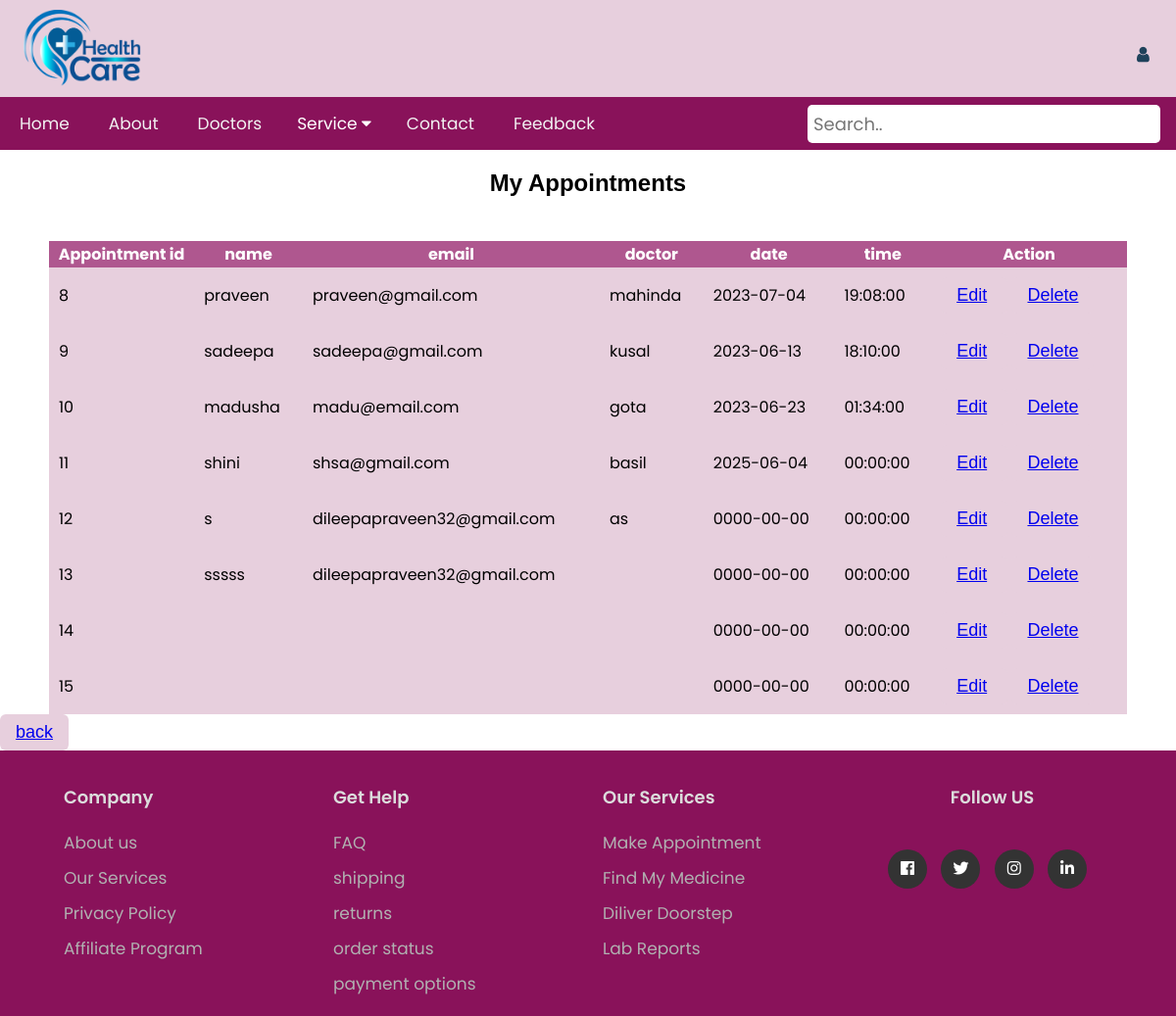
Page /PHP/viewAppointment.php on the committed database.
### tables this page shows
CREATE TABLE `appointment` (
  `appointment_ID` int(10) NOT NULL,
  `name` varchar(100) NOT NULL,
  `email` varchar(100) NOT NULL,
  `doctor` varchar(100) NOT NULL,
  `date` date NOT NULL,
  `time` time NOT NULL,
  `Patient_ID` int(45) NOT NULL,
  `Doctor_ID` int(11) DEFAULT NULL
);

### PHP/viewAppointment.php (the view, shortened to what this page needs)
<!DOCTYPE html>
<html lang="en">
<head>
    <link rel="stylesheet" href="../css/style.css">
    <link rel="stylesheet" href="https://use.fontawesome.com/releases/v5.3.1/css/all.css" >
    <link rel="stylesheet" href="https://cdnjs.cloudflare.com/ajax/libs/font-awesome/4.7.0/css/font-awesome.min.css">
</head>
<?php
include "includes/db_connection.php";
include_once 'header.php';
$sql = "SELECT * FROM appointment";
$result = $con->query($sql);
?>
<!DOCTYPE html>
<html lang="en">
<head>
    <link rel="stylesheet" href="../css/apointment.css">
</head>
<body>
    <div class="container">
    <h2 style="font-family: Arial, sans-serif; text-align: center;">My Appointments</h2><br>
        <table class="table-new" >
            <thead>
                 <tr>
                    <th>Appointment id</th>
                    <th>name</th>
                    <th>email</th>
                    <th>doctor</th>
                    <th>date</th>
                    <th>time</th>
                    <th>Action</th>
                </tr>
            </thead>
            <tbody>
                 <?php
            if ($result->num_rows > 0) {
                while ($row = $result->fetch_assoc()) {
        ?>
                    <tr>
                    <td><?php echo $row['appointment_ID']; ?></td>
                    <td><?php echo $row['name']; ?></td>
                    <td><?php echo $row['email']; ?></td>
                    <td><?php echo $row['doctor']; ?></td>
                    <td><?php echo $row['date']; ?></td>
                    <td><?php echo $row['time']; ?></td>
                    <td>
                        <div class="input-box">
                           <button> <a  href="updateAppointment.php?appointment_ID=<?php echo $row['appointment_ID']; ?>">Edit</a>&nbsp;</button>
                            <button> <a  href="deleteAppointment.php?appointment_ID=<?php echo $row['appointment_ID']; ?>">Delete</a></button>
                        </div>
                    </td>
                    </tr>
        <?php       }
            }
        ?>
            </tbody>
        </table>
    </div>
    <div class="input-box">
            <button type="button"><a href="appointment.php">back</a></button>
    </div>
    <?php
    include_once 'footer.php';
?>
</body>
</html>

### PHP/header.php (shortened to what this page needs)
<?php
$current_page = basename($_SERVER['PHP_SELF']);
function isPageActive($page, $current_page) {
    return ($page === $current_page) ? 'active' : '';
}
function isPageHover($page, $current_page) {
    return ($page === $current_page) ? 'active hover' : '';
}
?>
<body>
<div class="header">
  <a href="#default" class="logo">
    <div class="header-right">
      <?php
      if (isset($_SESSION['Patient_ID'])) {
          echo '<a href="includes/logout.inc.php"><i class="fa fa-fw fa-user"></i>Logout</a>';
        }
       else {
          echo '<a href="profile.php"><i class="fa fa-fw fa-user"></i></a>';
      }
      ?>
    </div>
    <img src="../images/logo.png" alt="Logo">
  </a>
</div>
<div class="topnav" id="myTopnav">
  <a href="index.php" class="<?php echo isPageActive('index.php', $current_page); ?>">Home</a>
  <a href="about.php" class="<?php echo isPageActive('about.php', $current_page); ?> <?php echo isPageHover('about.php', $current_page); ?>">About</a>
  <a href="#contact" class="<?php echo isPageActive('#', $current_page); ?> <?php echo isPageHover('#', $current_page); ?>">Doctors</a>
  <div class="dropdown">
    <button class="dropbtn">Service <i class="fa fa-caret-down"></i></button>
  </div>
  <a href="contact.php" class="<?php echo isPageActive('contact.php', $current_page); ?>">Contact</a>
  <a href="feedback.php" class="<?php echo isPageActive('feedback.php', $current_page); ?>">Feedback</a>
  <input id="searchbar1" type="text" placeholder="Search..">
</div>

### PHP/footer.php (shortened to what this page needs)
<footer class="footer">
    <div class="container">
      <div class="row">
        <div class="footer-col">
          <h4>Company</h4>
          <ul>
            <li><a href="#">About us</a></li>
            <li><a href="#">Our Services</a></li>
            <li><a href="#">Privacy Policy</a></li>
            <li><a href="#">Affiliate Program</a></li>
          </ul>
        </div>
        <div class="footer-col">
          <h4>Get Help</h4>
          <ul>
            <li><a href="#">FAQ</a></li>
            <li><a href="#">shipping</a></li>
            <li><a href="#">returns</a></li>
            <li><a href="#">order status</a></li>
            <li><a href="#">payment options</a></li>
          </ul>
        </div>
        <div class="footer-col">
          <h4>Our Services</h4>
          <ul>
            <li><a href="#">Make Appointment</a></li>
            <li><a href="#">Find My Medicine</a></li>
            <li><a href="#">Diliver Doorstep</a></li>
            <li><a href="#">Lab Reports</a></li>
          </ul>
        </div>
        <div class="footer-col">
          <div class="follow-us">
            <h4>Follow US</h4>
            <div class="social-links">
              <a href="#"><i class="fab fa-facebook-f"></i></a>
              <a href="#"><i class="fab fa-twitter"></i></a>
              <a href="#"><i class="fab fa-instagram"></i></a>
              <a href="#"><i class="fab fa-linkedin-in"></i></a>
            </div>
          </div>
        </div>
      </div>
    </div>
  </footer>
  </body>
  </html>

### css/style.css (style rules this page uses)
.header { overflow: hidden; background-color: #e7cfdd; font-family: 'Poppins'; }
.header i { margin-right: 10px; margin-top: 35px; }
.header img { float: left; width: 10%; height: 10%; margin: 10px 0px; }
.header a { float: left; color:#1f425b; text-align: center; padding: 12px; text-decoration: none; font-size: 18px; line-height: 25px; border-radius: 4px; font-family:'Poppins',sans-serif; }
.header a.logo { font-size: 25px; font-weight: bold; }
.header-right { float:right; }
#searchbar1 { border-radius: 5px; }
.topnav input[type=text] { float: right; padding: 6px; border: none; margin-top: 8px; margin-right: 16px; font-size: 18px; font-family:'Poppins',sans-serif; }
.topnav { background-color: #89125a; overflow: hidden; }
.topnav a { float: left; display: block; color: #f2f2f2; text-align: center; padding: 14px 20px; text-decoration: none; font-size: 17px; font-family:'Poppins',sans-serif; ; }
.dropdown { float: left; overflow: hidden; position: none; }
.dropdown .dropbtn { font-size: 17px; border: none; outline: none; color: white; padding: 14px 16px; background-color: inherit; font-family: 'Poppins'; margin: 0; font-family:'Poppins',sans-serif; }
body { margin: 0; padding: 0; font-family: 'Poppins'; }
* { box-sizing:content-box }
.footer { background-color: #89125a; padding: 10px 0; }
.container { max-width: 1100px; margin: 0 auto; padding: 0 20px; }
.row { display: flex; flex-wrap: wrap; justify-content: space-between; }
.footer-col { width: 25%; padding: 0 15px; margin-bottom: 30px; }
.footer-col h4 { color: #dcdcdc; font-size: 18px; font-weight: 600; margin-bottom: 20px; }
.footer-col ul { list-style-type: none; margin: 0; padding: 0; }
.footer-col ul li { margin-bottom: 10px; }
.footer-col ul li a { text-decoration:none; color: #b1b1b1; font-size: 17px; }
.social-links { margin-top: 20px; }
.social-links a { display: inline-block; height: 40px; width: 40px; background-color: #333; color: #fff; border-radius: 50%; text-align: center; line-height: 40px; margin-right: 10px; }
.row { flex-wrap: nowrap; }
.footer-col { flex-basis: 25%; margin-bottom: 0; }
.follow-us { display: flex; flex-direction: column; align-items: center; text-align: center; margin-top: 0px; }

### css/apointment.css (style rules this page uses)
.input-box button { color: #000000; font-size: 18px; outline: none; border: none; padding: 8px 16px; border-radius: 6px; background: #e7cfdd; transition: all 0.3s; display: inline-block; }
table { width: 100%; border-collapse: collapse; }
tbody { background: #e7cfdd; }
th { background: #af578f; color: #ffffff; font-weight: bold; }
tr:nth-child(even) { background: #e7cfdd; }
td { padding: 10px; }

### rows in the picture
appointment: appointment_ID "8", name "praveen", email "praveen@gmail.com", doctor "mahinda", date "2023-07-04", time "19:08:00"
appointment: appointment_ID "9", name "sadeepa", email "sadeepa@gmail.com", doctor "kusal", date "2023-06-13", time "18:10:00"
appointment: appointment_ID "10", name "madusha", email "madu@email.com", doctor "gota", date "2023-06-23", time "01:34:00"
appointment: appointment_ID "11", name "shini", email "shsa@gmail.com", doctor "basil", date "2025-06-04", time "00:00:00"
appointment: appointment_ID "12", name "s", email "dileepapraveen32@gmail.com", doctor "as", date "0000-00-00", time "00:00:00"
appointment: appointment_ID "13", name "sssss", email "dileepapraveen32@gmail.com", date "0000-00-00", time "00:00:00"
appointment: appointment_ID "14", date "0000-00-00", time "00:00:00"
appointment: appointment_ID "15", date "0000-00-00", time "00:00:00"
